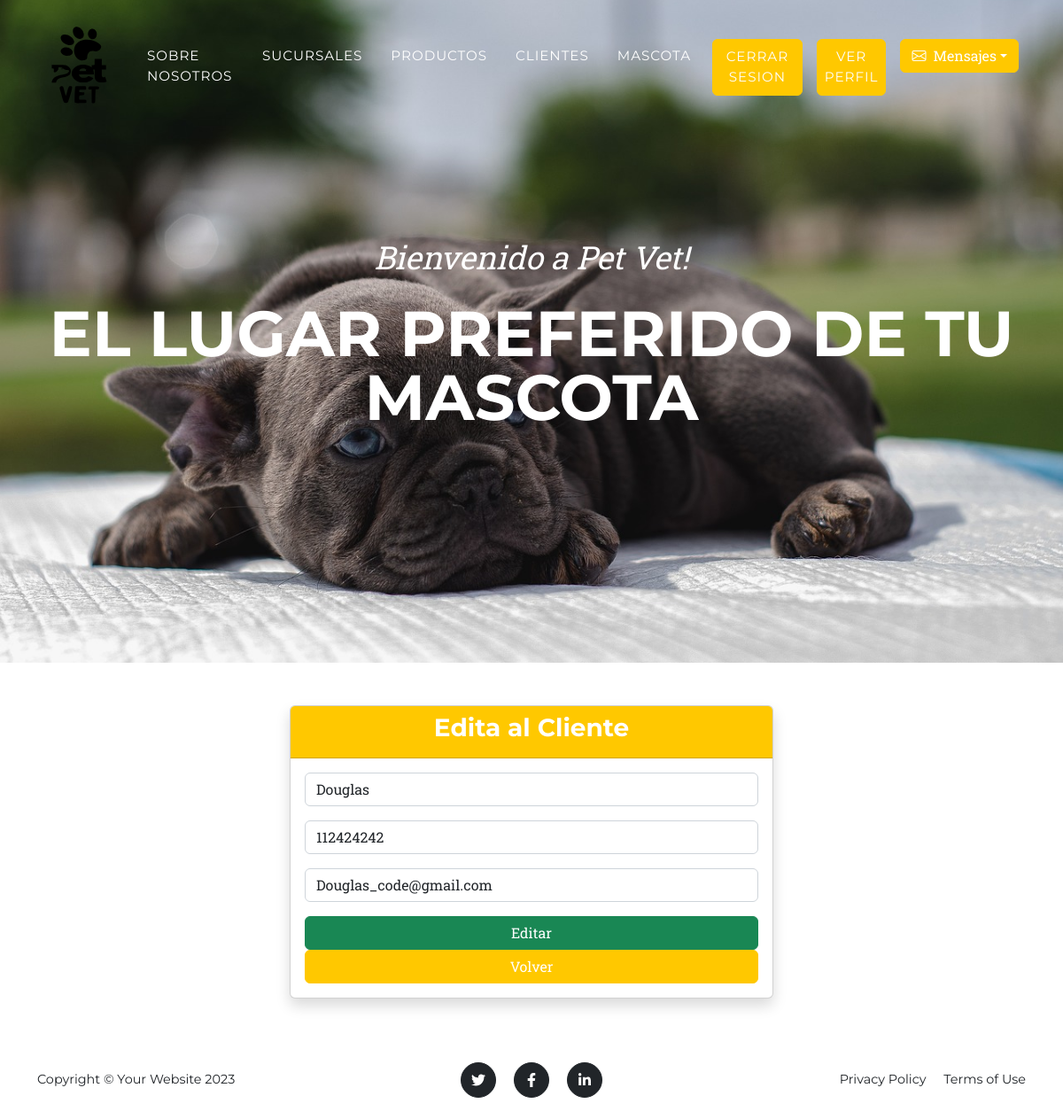
Screenshot of /editar-cliente/1 (signed in) with the database file from the repository.
### app_vete/models.py (models this page shows, shortened)
class Cliente(models.Model):
    nombre = models.CharField(max_length=100)
    telefono = models.CharField(max_length=15)
    email = models.EmailField()

### app_vete/views.py (the view)
# urls.py: path('editar-cliente/<int:id>', views.editar_cliente, name = "editar-cliente"),
@user_passes_test(lambda u: u.is_superuser)
def editar_cliente(request, id):
    cliente = Cliente.objects.get(id=id)
    if request.method == "POST":
        cliente_form = ClienteFormulario(request.POST)
        if cliente_form.is_valid():
            info_limpia = cliente_form.cleaned_data
            cliente.nombre = info_limpia["nombre"]
            cliente.telefono = info_limpia["telefono"]
            cliente.email = info_limpia["email"]
            cliente.save()
            messages.success(request, "Cliente editada con éxito.")
        return redirect("cliente")
    else:
        cliente = Cliente.objects.get(id=id)
        cliente_form = ClienteFormulario(initial={"nombre": cliente.nombre, "telefono": cliente.telefono , "email": cliente.email})
    return render(request, "app_vete/forms/editar-cliente.html", {"cliente_form": cliente_form})

### app_vete/forms.py
class ClienteFormulario(forms.Form):
    nombre = forms.CharField(
        label = '',
        widget=forms.TextInput(attrs={
            'class': 'form-control',
            'placeholder': 'Nombre',
        })
    )
    telefono = forms.CharField(
        label = '',
        widget=forms.TextInput(attrs={
            'class': 'form-control',
            'placeholder': 'Telefono',
        })
    )
    email = forms.EmailField(
        label = '',
        widget=forms.TextInput(attrs={
            'class': 'form-control',
            'placeholder': 'Email',
        })
    )

### app_vete/templates/app_vete/forms/editar-cliente.html (shortened to what this page needs)
{% extends "app_vete/base.html" %}
{% load static %}
{% block content %}
<div class="container my-5">
    <div class="row justify-content-center">
        <div class="col-md-6">
            <div class="card shadow">
                <div class="card-header text-center bg-primary text-white">
                    <h3>Edita al Cliente</h3>
                </div>
                <div class="card-body">
                    <form method="post">
                        {{ cliente_form.as_p }}
                        <div class="text-center">
                            <button type="submit" class="btn btn-success w-100">Editar</button>
                            <a class="btn btn-warning w-100" href = "{% url 'cliente' %}">Volver</a>
                        </div>
                    </form>
                </div>
            </div>
        </div>
    </div>
</div>
{% endblock %}

### rows the page displays
Cliente: nombre "Douglas", telefono "112424242", email "Douglas_code@gmail.com"
